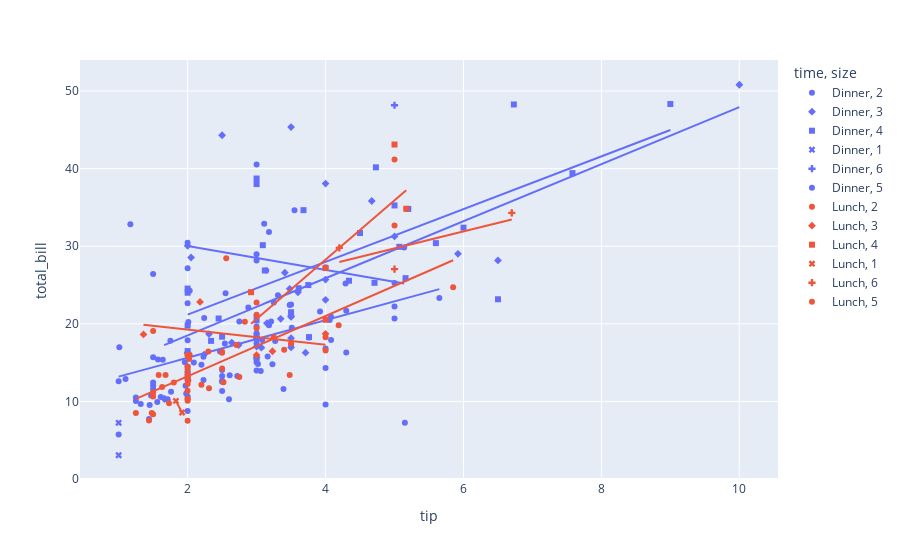

This figure's notebook cell:
### Code cell
# trendline 
# rehne denge 
px.scatter(data_frame=df,x='tip',y='total_bill',symbol='size',color='time',trendline='ols')

### Figure 1 — Plotly figure (JSON) as saved in the notebook; plotly's stock layout.template omitted (floating-point values rounded to 4 significant figures)
{"data": [{"hovertemplate": "time=Dinner<br>size=2<br>tip=%{x}<br>total_bill=%{y}<extra></extra>", "legendgroup": "Dinner, 2", "marker": {"color": "#636efa", "symbol": "circle"}, "mode": "markers", "name": "Dinner, 2", "orientation": "v", "showlegend": true, "type": "scatter", "x": [1.01, 3.31, 2, 1.96, 3.23, 1.71, 1.57, 3.02, 3.92, 4.08, 2.75, 2.23, 3.18, 2, 2, 4.3, 3, 1.45, 3, 3.27, 2.54, 3.06, 1.32, 3, 5, 3, 2.5, 2.6, 1.56, 3.51, 1.5, 1.76, 3.21, 2, 1.98, 2.47, 2.01, 2.09, 1.97, 3.14, 5, 2.2, 1.25, 3.08, 3, 3.5, 1, 4.3, 3.25, 4, 1.5, 3, 1.5, 2.5, 3, 3.48, 4.08, 1.64, 4.06, 4.29, 3.76, 4, 3, 2.55, 3.5, 2.5, 2, 2.61, 2.5, 2, 3, 2.24, 1.61, 2, 3.16, 5.15, 3.18, 4, 3.11, 2, 2, 4, 3.55, 5.65, 3, 1.5, 2.03, 2.23, 2.5, 1.1, 1.5, 1.44, 2.72, 2.88, 3.39, 1.47, 3, 1.25, 1, 1.17, 2, 2, 1.75, 3], "xaxis": "x", "y": [16.99, 23.68, 8.77, 15.04, 14.78, 10.27, 15.42, 14.83, 21.58, 17.92, 20.29, 15.77, 19.82, 13.37, 12.69, 21.7, 19.65, 9.55, 15.06, 17.78, 17.46, 13.94, 9.68, 18.29, 22.23, 18.04, 12.54, 10.29, 9.94, 19.49, 26.41, 11.24, 20.29, 13.81, 11.02, 16.45, 20.23, 15.01, 12.02, 26.86, 25.28, 14.73, 10.51, 17.92, 28.97, 22.49, 5.75, 16.32, 22.75, 27.28, 12.03, 21.01, 12.46, 11.35, 15.38, 22.42, 20.92, 15.36, 20.49, 25.21, 18.24, 14.31, 14, 23.95, 17.31, 14.07, 13.13, 13.39, 12.66, 13.81, 17.51, 20.76, 10.59, 10.63, 15.81, 7.25, 31.85, 16.82, 32.9, 17.89, 14.48, 9.6, 34.63, 23.33, 40.55, 15.69, 24.27, 12.76, 13.27, 12.9, 11.59, 7.74, 13.28, 22.12, 11.61, 10.77, 15.53, 10.07, 12.6, 32.83, 27.18, 22.67, 17.82, 18.78], "yaxis": "y"}, {"hovertemplate": "<b>OLS trendline</b><br>total_bill = 2.42419 * tip + 10.7757<br>R<sup>2</sup>=0.146267<br><br>time=Dinner<br>size=2<br>tip=%{x}<br>total_bill=%{y} <b>(trend)</b><extra></extra>", "legendgroup": "Dinner, 2", "marker": {"color": "#636efa", "symbol": "circle"}, "mode": "lines", "name": "Dinner, 2", "showlegend": false, "type": "scatter", "x": [1, 1, 1.01, 1.1, 1.17, 1.25, 1.25, 1.32, 1.44, 1.45, 1.47, 1.5, 1.5, 1.5, 1.5, 1.5, 1.56, 1.57, 1.61, 1.64, 1.71, 1.75, 1.76, 1.96, 1.97, 1.98, 2, 2, 2, 2, 2, 2, 2, 2, 2, 2, 2, 2.01, 2.03, 2.09, 2.2, 2.23, 2.23, 2.24, 2.47, 2.5, 2.5, 2.5, 2.5, 2.5, 2.54, 2.55, 2.6, 2.61, 2.72, 2.75, 2.88, 3, 3, 3, 3, 3, 3, 3, 3, 3, 3, 3, 3, 3.02, 3.06, 3.08, 3.11, 3.14, 3.16, 3.18, 3.18, 3.21, 3.23, 3.25, 3.27, 3.31, 3.39, 3.48, 3.5, 3.5, 3.51, 3.55, 3.76, 3.92, 4, 4, 4, 4, 4.06, 4.08, 4.08, 4.29, 4.3, 4.3, 5, 5, 5.15, 5.65], "xaxis": "x", "y": [13.2, 13.2, 13.22, 13.44, 13.61, 13.81, 13.81, 13.98, 14.27, 14.29, 14.34, 14.41, 14.41, 14.41, 14.41, 14.41, 14.56, 14.58, 14.68, 14.75, 14.92, 15.02, 15.04, 15.53, 15.55, 15.58, 15.62, 15.62, 15.62, 15.62, 15.62, 15.62, 15.62, 15.62, 15.62, 15.62, 15.62, 15.65, 15.7, 15.84, 16.11, 16.18, 16.18, 16.21, 16.76, 16.84, 16.84, 16.84, 16.84, 16.84, 16.93, 16.96, 17.08, 17.1, 17.37, 17.44, 17.76, 18.05, 18.05, 18.05, 18.05, 18.05, 18.05, 18.05, 18.05, 18.05, 18.05, 18.05, 18.05, 18.1, 18.19, 18.24, 18.31, 18.39, 18.44, 18.48, 18.48, 18.56, 18.61, 18.65, 18.7, 18.8, 18.99, 19.21, 19.26, 19.26, 19.28, 19.38, 19.89, 20.28, 20.47, 20.47, 20.47, 20.47, 20.62, 20.67, 20.67, 21.18, 21.2, 21.2, 22.9, 22.9, 23.26, 24.47], "yaxis": "y"}, {"hovertemplate": "time=Dinner<br>size=3<br>tip=%{x}<br>total_bill=%{y}<extra></extra>", "legendgroup": "Dinner, 3", "marker": {"color": "#636efa", "symbol": "diamond"}, "mode": "markers", "name": "Dinner, 3", "orientation": "v", "showlegend": true, "type": "scatter", "x": [1.66, 3.5, 1.67, 3.71, 3.5, 3.35, 3.6, 2, 3.07, 2.31, 5, 2.24, 2.05, 2.64, 3.15, 3, 2.5, 4, 4, 2.74, 2, 3.48, 10, 3.5, 3.5, 3.5, 4, 3.41, 2, 6.5, 3, 4.67, 5.92], "xaxis": "x", "y": [10.34, 21.01, 10.33, 16.29, 16.97, 20.65, 24.06, 16.31, 16.93, 18.69, 31.27, 16.04, 28.55, 17.59, 20.08, 17.07, 44.3, 38.07, 25.71, 17.26, 16.21, 24.52, 50.81, 45.35, 20.9, 18.15, 23.1, 26.59, 30.06, 28.17, 15.69, 35.83, 29.03], "yaxis": "y"}, {"hovertemplate": "<b>OLS trendline</b><br>total_bill = 3.67682 * tip + 11.1658<br>R<sup>2</sup>=0.361407<br><br>time=Dinner<br>size=3<br>tip=%{x}<br>total_bill=%{y} <b>(trend)</b><extra></extra>", "legendgroup": "Dinner, 3", "marker": {"color": "#636efa", "symbol": "diamond"}, "mode": "lines", "name": "Dinner, 3", "showlegend": false, "type": "scatter", "x": [1.66, 1.67, 2, 2, 2, 2.05, 2.24, 2.31, 2.5, 2.64, 2.74, 3, 3, 3.07, 3.15, 3.35, 3.41, 3.48, 3.5, 3.5, 3.5, 3.5, 3.5, 3.6, 3.71, 4, 4, 4, 4.67, 5, 5.92, 6.5, 10], "xaxis": "x", "y": [17.27, 17.31, 18.52, 18.52, 18.52, 18.7, 19.4, 19.66, 20.36, 20.87, 21.24, 22.2, 22.2, 22.45, 22.75, 23.48, 23.7, 23.96, 24.03, 24.03, 24.03, 24.03, 24.03, 24.4, 24.81, 25.87, 25.87, 25.87, 28.34, 29.55, 32.93, 35.07, 47.93], "yaxis": "y"}, {"hovertemplate": "time=Dinner<br>size=4<br>tip=%{x}<br>total_bill=%{y}<extra></extra>", "legendgroup": "Dinner, 4", "marker": {"color": "#636efa", "symbol": "square"}, "mode": "markers", "name": "Dinner, 4", "orientation": "v", "showlegend": true, "type": "scatter", "x": [3.61, 4.71, 3.12, 5, 3, 7.58, 2.34, 2.5, 2.45, 5.6, 6, 5.2, 4.34, 3, 6.73, 3.76, 4.73, 5.07, 2, 2, 3.75, 2, 3.5, 4.5, 3.68, 6.5, 3, 5.16, 9, 3.09, 3, 2], "xaxis": "x", "y": [24.59, 25.29, 26.88, 35.26, 18.43, 39.42, 17.81, 18.35, 20.69, 30.4, 32.4, 34.81, 25.56, 38.01, 48.27, 18.29, 40.17, 29.93, 24.55, 19.77, 25, 16.49, 21.5, 31.71, 34.65, 23.17, 38.73, 25.89, 48.33, 30.14, 20.45, 24.01], "yaxis": "y"}, {"hovertemplate": "<b>OLS trendline</b><br>total_bill = 3.39772 * tip + 14.3976<br>R<sup>2</sup>=0.463638<br><br>time=Dinner<br>size=4<br>tip=%{x}<br>total_bill=%{y} <b>(trend)</b><extra></extra>", "legendgroup": "Dinner, 4", "marker": {"color": "#636efa", "symbol": "square"}, "mode": "lines", "name": "Dinner, 4", "showlegend": false, "type": "scatter", "x": [2, 2, 2, 2, 2.34, 2.45, 2.5, 3, 3, 3, 3, 3.09, 3.12, 3.5, 3.61, 3.68, 3.75, 3.76, 4.34, 4.5, 4.71, 4.73, 5, 5.07, 5.16, 5.2, 5.6, 6, 6.5, 6.73, 7.58, 9], "xaxis": "x", "y": [21.19, 21.19, 21.19, 21.19, 22.35, 22.72, 22.89, 24.59, 24.59, 24.59, 24.59, 24.9, 25.0, 26.29, 26.66, 26.9, 27.14, 27.17, 29.14, 29.69, 30.4, 30.47, 31.39, 31.62, 31.93, 32.07, 33.42, 34.78, 36.48, 37.26, 40.15, 44.98], "yaxis": "y"}, {"hovertemplate": "time=Dinner<br>size=1<br>tip=%{x}<br>total_bill=%{y}<extra></extra>", "legendgroup": "Dinner, 1", "marker": {"color": "#636efa", "symbol": "x"}, "mode": "markers", "name": "Dinner, 1", "orientation": "v", "showlegend": true, "type": "scatter", "x": [1, 1], "xaxis": "x", "y": [3.07, 7.25], "yaxis": "y"}, {"hovertemplate": "<b>OLS trendline</b><br>total_bill = 5.16<br>R<sup>2</sup>=0.000000<br><br>time=Dinner<br>size=1<br>tip=%{x}<br>total_bill=%{y} <b>(trend)</b><extra></extra>", "legendgroup": "Dinner, 1", "marker": {"color": "#636efa", "symbol": "x"}, "mode": "lines", "name": "Dinner, 1", "showlegend": false, "type": "scatter", "x": [1, 1], "xaxis": "x", "y": [5.16, 5.16], "yaxis": "y"}, {"hovertemplate": "time=Dinner<br>size=6<br>tip=%{x}<br>total_bill=%{y}<extra></extra>", "legendgroup": "Dinner, 6", "marker": {"color": "#636efa", "symbol": "cross"}, "mode": "markers", "name": "Dinner, 6", "orientation": "v", "showlegend": true, "type": "scatter", "x": [5], "xaxis": "x", "y": [48.17], "yaxis": "y"}, {"hovertemplate": "time=Dinner<br>size=6<extra></extra>", "legendgroup": "Dinner, 6", "marker": {"color": "#636efa", "symbol": "cross"}, "mode": "lines", "name": "Dinner, 6", "showlegend": false, "type": "scatter", "xaxis": "x", "yaxis": "y"}, {"hovertemplate": "time=Dinner<br>size=5<br>tip=%{x}<br>total_bill=%{y}<extra></extra>", "legendgroup": "Dinner, 5", "marker": {"color": "#636efa", "symbol": "circle"}, "mode": "markers", "name": "Dinner, 5", "orientation": "v", "showlegend": true, "type": "scatter", "x": [5.14, 5, 2, 3], "xaxis": "x", "y": [29.85, 20.69, 30.46, 28.15], "yaxis": "y"}, {"hovertemplate": "<b>OLS trendline</b><br>total_bill = -1.52976 * tip + 33.0776<br>R<sup>2</sup>=0.273381<br><br>time=Dinner<br>size=5<br>tip=%{x}<br>total_bill=%{y} <b>(trend)</b><extra></extra>", "legendgroup": "Dinner, 5", "marker": {"color": "#636efa", "symbol": "circle"}, "mode": "lines", "name": "Dinner, 5", "showlegend": false, "type": "scatter", "x": [2, 3, 5, 5.14], "xaxis": "x", "y": [30.02, 28.49, 25.43, 25.21], "yaxis": "y"}, {"hovertemplate": "time=Lunch<br>size=2<br>tip=%{x}<br>total_bill=%{y}<extra></extra>", "legendgroup": "Lunch, 2", "marker": {"color": "#EF553B", "symbol": "circle"}, "mode": "markers", "name": "Lunch, 2", "orientation": "v", "showlegend": true, "type": "scatter", "x": [3, 2.71, 3, 3.4, 5, 2.03, 2, 4, 5.85, 3, 1.5, 1.8, 2.31, 1.68, 2.5, 2, 2.52, 1.48, 2, 2, 1.5, 2.83, 1.5, 2, 3.25, 1.25, 2, 2, 2, 2.75, 3.5, 2.3, 1.5, 1.63, 1.73, 2, 4.19, 2.56, 2.02, 4, 1.44, 2, 2, 2, 2.01, 2, 2.5, 2.2, 3.48, 1.58, 2.5, 2], "xaxis": "x", "y": [22.76, 17.29, 19.44, 16.66, 32.68, 15.98, 13.03, 18.28, 24.71, 21.16, 10.65, 12.43, 11.69, 13.42, 14.26, 15.95, 12.48, 8.52, 14.52, 11.38, 19.08, 20.27, 11.17, 12.26, 18.26, 8.51, 10.33, 14.15, 16, 13.16, 17.47, 16.43, 8.35, 11.87, 9.78, 7.51, 19.81, 28.44, 15.48, 16.58, 7.56, 10.34, 13, 13.51, 12.74, 13, 16.4, 12.16, 13.42, 13.42, 16.27, 10.09], "yaxis": "y"}, {"hovertemplate": "<b>OLS trendline</b><br>total_bill = 3.88508 * tip + 5.47289<br>R<sup>2</sup>=0.521501<br><br>time=Lunch<br>size=2<br>tip=%{x}<br>total_bill=%{y} <b>(trend)</b><extra></extra>", "legendgroup": "Lunch, 2", "marker": {"color": "#EF553B", "symbol": "circle"}, "mode": "lines", "name": "Lunch, 2", "showlegend": false, "type": "scatter", "x": [1.25, 1.44, 1.48, 1.5, 1.5, 1.5, 1.5, 1.58, 1.63, 1.68, 1.73, 1.8, 2, 2, 2, 2, 2, 2, 2, 2, 2, 2, 2, 2, 2, 2, 2.01, 2.02, 2.03, 2.2, 2.3, 2.31, 2.5, 2.5, 2.5, 2.52, 2.56, 2.71, 2.75, 2.83, 3, 3, 3, 3.25, 3.4, 3.48, 3.5, 4, 4, 4.19, 5, 5.85], "xaxis": "x", "y": [10.33, 11.07, 11.22, 11.3, 11.3, 11.3, 11.3, 11.61, 11.81, 12.0, 12.19, 12.47, 13.24, 13.24, 13.24, 13.24, 13.24, 13.24, 13.24, 13.24, 13.24, 13.24, 13.24, 13.24, 13.24, 13.24, 13.28, 13.32, 13.36, 14.02, 14.41, 14.45, 15.19, 15.19, 15.19, 15.26, 15.42, 16.0, 16.16, 16.47, 17.13, 17.13, 17.13, 18.1, 18.68, 18.99, 19.07, 21.01, 21.01, 21.75, 24.9, 28.2], "yaxis": "y"}, {"hovertemplate": "time=Lunch<br>size=3<br>tip=%{x}<br>total_bill=%{y}<extra></extra>", "legendgroup": "Lunch, 3", "marker": {"color": "#EF553B", "symbol": "diamond"}, "mode": "markers", "name": "Lunch, 3", "orientation": "v", "showlegend": true, "type": "scatter", "x": [2.18, 1.36, 4, 3.23, 3], "xaxis": "x", "y": [22.82, 18.64, 18.71, 16.47, 15.98], "yaxis": "y"}, {"hovertemplate": "<b>OLS trendline</b><br>total_bill = -0.972536 * tip + 21.2024<br>R<sup>2</sup>=0.133228<br><br>time=Lunch<br>size=3<br>tip=%{x}<br>total_bill=%{y} <b>(trend)</b><extra></extra>", "legendgroup": "Lunch, 3", "marker": {"color": "#EF553B", "symbol": "diamond"}, "mode": "lines", "name": "Lunch, 3", "showlegend": false, "type": "scatter", "x": [1.36, 2.18, 3, 3.23, 4], "xaxis": "x", "y": [19.88, 19.08, 18.28, 18.06, 17.31], "yaxis": "y"}, {"hovertemplate": "time=Lunch<br>size=4<br>tip=%{x}<br>total_bill=%{y}<extra></extra>", "legendgroup": "Lunch, 4", "marker": {"color": "#EF553B", "symbol": "square"}, "mode": "markers", "name": "Lunch, 4", "orientation": "v", "showlegend": true, "type": "scatter", "x": [4, 5.17, 2.92, 5, 4], "xaxis": "x", "y": [27.2, 34.83, 24.08, 43.11, 20.53], "yaxis": "y"}, {"hovertemplate": "<b>OLS trendline</b><br>total_bill = 7.64453 * tip + -2.29461<br>R<sup>2</sup>=0.587976<br><br>time=Lunch<br>size=4<br>tip=%{x}<br>total_bill=%{y} <b>(trend)</b><extra></extra>", "legendgroup": "Lunch, 4", "marker": {"color": "#EF553B", "symbol": "square"}, "mode": "lines", "name": "Lunch, 4", "showlegend": false, "type": "scatter", "x": [2.92, 4, 4, 5, 5.17], "xaxis": "x", "y": [20.03, 28.28, 28.28, 35.93, 37.23], "yaxis": "y"}, {"hovertemplate": "time=Lunch<br>size=1<br>tip=%{x}<br>total_bill=%{y}<extra></extra>", "legendgroup": "Lunch, 1", "marker": {"color": "#EF553B", "symbol": "x"}, "mode": "markers", "name": "Lunch, 1", "orientation": "v", "showlegend": true, "type": "scatter", "x": [1.83, 1.92], "xaxis": "x", "y": [10.07, 8.58], "yaxis": "y"}, {"hovertemplate": "<b>OLS trendline</b><br>total_bill = -16.5556 * tip + 40.3667<br>R<sup>2</sup>=1.000000<br><br>time=Lunch<br>size=1<br>tip=%{x}<br>total_bill=%{y} <b>(trend)</b><extra></extra>", "legendgroup": "Lunch, 1", "marker": {"color": "#EF553B", "symbol": "x"}, "mode": "lines", "name": "Lunch, 1", "showlegend": false, "type": "scatter", "x": [1.83, 1.92], "xaxis": "x", "y": [10.07, 8.58], "yaxis": "y"}, {"hovertemplate": "time=Lunch<br>size=6<br>tip=%{x}<br>total_bill=%{y}<extra></extra>", "legendgroup": "Lunch, 6", "marker": {"color": "#EF553B", "symbol": "cross"}, "mode": "markers", "name": "Lunch, 6", "orientation": "v", "showlegend": true, "type": "scatter", "x": [4.2, 6.7, 5], "xaxis": "x", "y": [29.8, 34.3, 27.05], "yaxis": "y"}, {"hovertemplate": "<b>OLS trendline</b><br>total_bill = 2.18558 * tip + 18.7997<br>R<sup>2</sup>=0.581236<br><br>time=Lunch<br>size=6<br>tip=%{x}<br>total_bill=%{y} <b>(trend)</b><extra></extra>", "legendgroup": "Lunch, 6", "marker": {"color": "#EF553B", "symbol": "cross"}, "mode": "lines", "name": "Lunch, 6", "showlegend": false, "type": "scatter", "x": [4.2, 5, 6.7], "xaxis": "x", "y": [27.98, 29.73, 33.44], "yaxis": "y"}, {"hovertemplate": "time=Lunch<br>size=5<br>tip=%{x}<br>total_bill=%{y}<extra></extra>", "legendgroup": "Lunch, 5", "marker": {"color": "#EF553B", "symbol": "circle"}, "mode": "markers", "name": "Lunch, 5", "orientation": "v", "showlegend": true, "type": "scatter", "x": [5], "xaxis": "x", "y": [41.19], "yaxis": "y"}, {"hovertemplate": "time=Lunch<br>size=5<extra></extra>", "legendgroup": "Lunch, 5", "marker": {"color": "#EF553B", "symbol": "circle"}, "mode": "lines", "name": "Lunch, 5", "showlegend": false, "type": "scatter", "xaxis": "x", "yaxis": "y"}], "layout": {"legend": {"title": {"text": "time, size"}, "tracegroupgap": 0}, "margin": {"t": 60}, "xaxis": {"anchor": "y", "domain": [0, 1], "title": {"text": "tip"}}, "yaxis": {"anchor": "x", "domain": [0, 1], "title": {"text": "total_bill"}}}}
